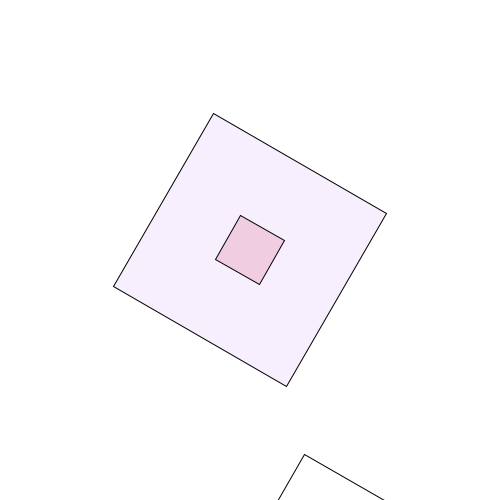
Frame 1 (no input)
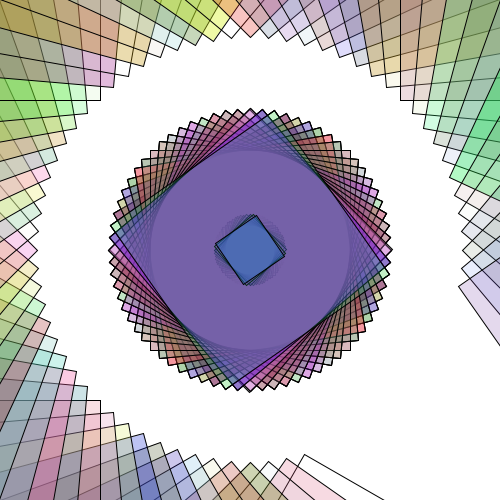
Frame 60 (the mouse pressed at the canvas centre just before this capture)
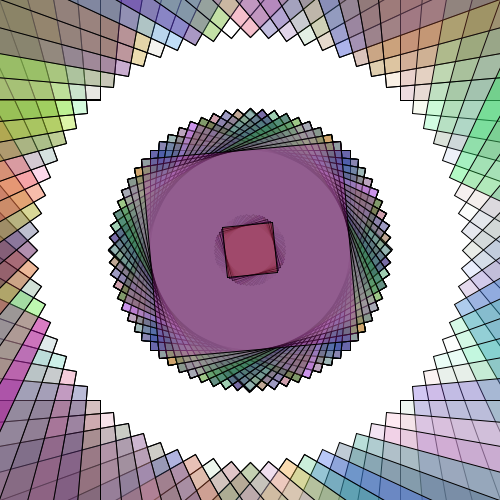
Frame 120 (the mouse held since frame 60 and released just before this capture)

The Processing sketch that drew these frames (run headless with seeded random() and noise(); from frame 60 on, the mouse is pressed at the canvas centre):

// Processing sketch: processing_22332
// ── processing_22332.pde

float r = PI/6;
float speed1 =2;

float x1 = 100;
float y1 = 100;

void setup(){
  rectMode(CENTER);
size(500,500);
background(255);
smooth();
}

void draw(){
  
  pushMatrix (); // setup a marker to revert to
translate (width/2, height/2); // move origin horizontally and vertically
rotate (r); // rotate around the new origin
rect(width/2,height/2,200,200);
fill (random(255),random(255),random(255),random(100));
rect (0,0, 200, 200);
fill (random(255),random(255),random(255),random(100));
rect (0, 0, 50, 50);



popMatrix (); //revert to marker

r += PI/36; //increment angle – make smaller to slow rotation

}
